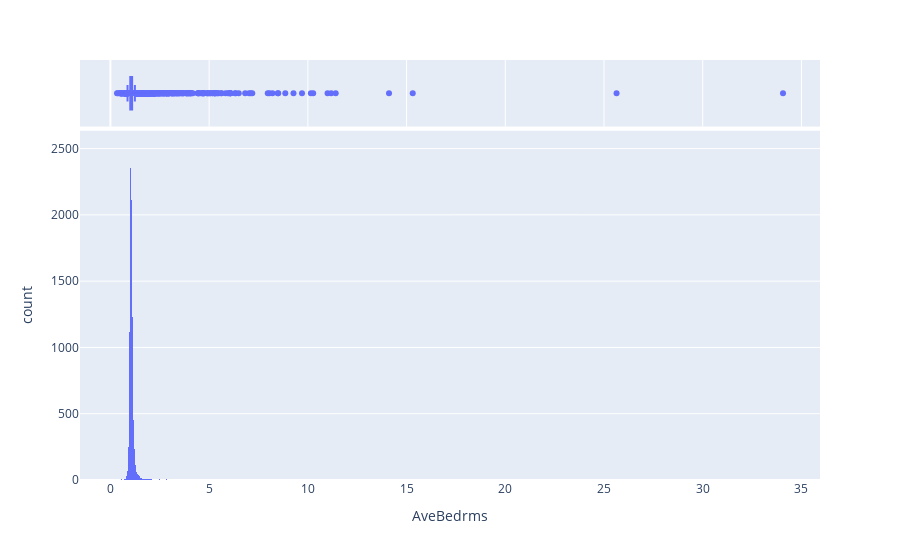

Notebook source saved alongside this figure:
### Code cell
#histogram AveBedrooms
fig_avebedrooms = pe.histogram(moradia, x='AveBedrms', marginal='box')
fig_avebedrooms.show()

### Figure 1 — Plotly figure (JSON) as saved in the notebook; plotly's stock layout.template omitted (floating-point values rounded to 4 significant figures; data arrays with more than 128 entries replaced by an {"elided": "..."} marker saying what was removed)
{"data": [{"alignmentgroup": "True", "bingroup": "x", "hovertemplate": "AveBedrms=%{x}<br>count=%{y}<extra></extra>", "legendgroup": "", "marker": {"color": "#636efa", "pattern": {"shape": ""}}, "name": "", "offsetgroup": "", "orientation": "v", "showlegend": false, "type": "histogram", "x": {"elided": "20640 float values"}, "xaxis": "x", "yaxis": "y"}, {"alignmentgroup": "True", "hovertemplate": "AveBedrms=%{x}<extra></extra>", "legendgroup": "", "marker": {"color": "#636efa"}, "name": "", "notched": true, "offsetgroup": "", "showlegend": false, "type": "box", "x": {"elided": "20640 float values"}, "xaxis": "x2", "yaxis": "y2"}], "layout": {"barmode": "relative", "legend": {"tracegroupgap": 0}, "margin": {"t": 60}, "xaxis": {"anchor": "y", "domain": [0, 1], "title": {"text": "AveBedrms"}}, "xaxis2": {"anchor": "y2", "domain": [0, 1], "matches": "x", "showgrid": true, "showticklabels": false}, "yaxis": {"anchor": "x", "domain": [0, 0.8316], "title": {"text": "count"}}, "yaxis2": {"anchor": "x2", "domain": [0.8416, 1], "matches": "y2", "showgrid": false, "showline": false, "showticklabels": false, "ticks": ""}}}
